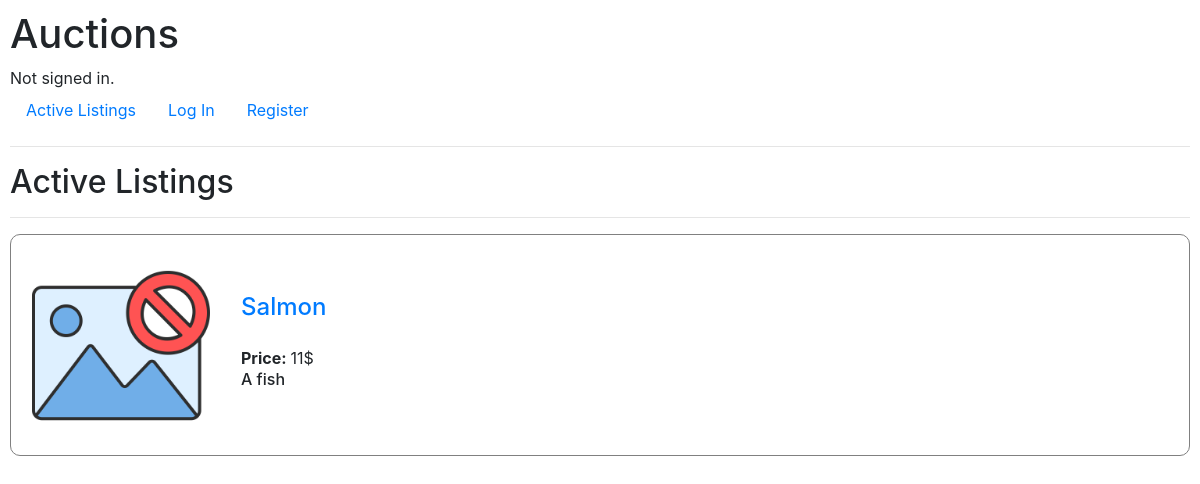
The app's page /categories/Food, older data.
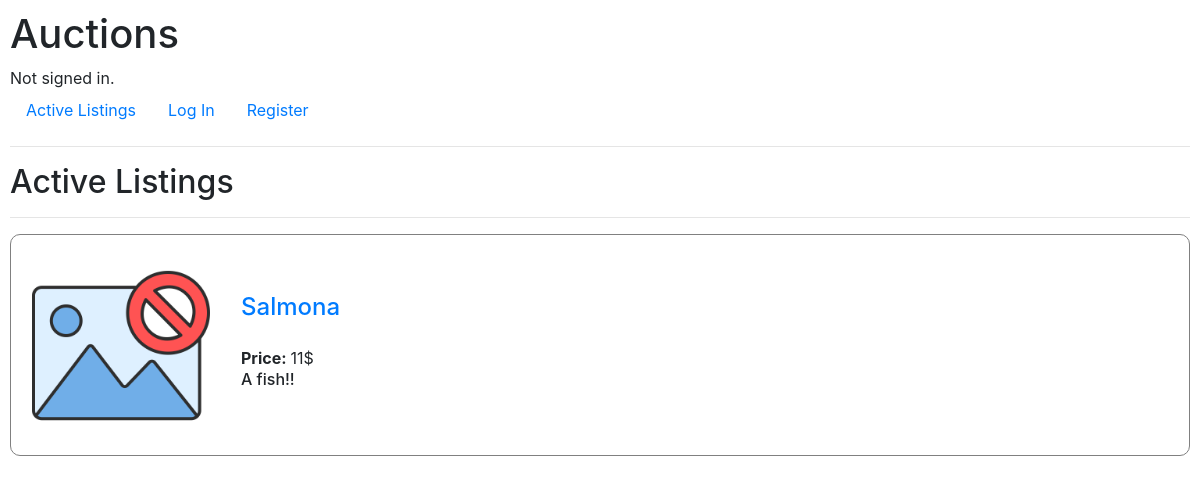
The same page, newer data.
### auctions/models.py (models this page shows)
class Listing(models.Model):
    title = models.CharField(max_length=64)
    description = models.TextField()
    starting_bid = models.PositiveIntegerField()
    image_url = models.CharField(max_length=500)
    category = models.ForeignKey(Category, on_delete=models.SET_NULL, null=True, blank=True, related_name="listings")
    creator = models.ForeignKey(User, on_delete=models.CASCADE, related_name="created_listings")
    winner = models.ForeignKey(User, on_delete=models.CASCADE, blank=True, null=True)

### auctions/views.py (the view)
# urls.py: path("categories/<str:category>", views.category, name="category_all")
def category(request, category):
    category_obj = Category.objects.filter(category=category).first()
    listings = category_obj.listings.all()
    return render(request, "auctions/in_category.html", {
        "listings": listings
    })

### auctions/templates/auctions/in_category.html
{% extends "auctions/layout.html" %}
{% block body %}
    <h2>Active Listings</h2>
    <hr>
    {% for listing in listings %}
        <div class="listing">
            <img src="{{ listing.image_url }}">
            <div class="listing-info">
                <a href="{% url 'listing' listing_id=listing.id %}"><h3>{{ listing.title }}</h3></a><br>
                <p><b>Price: </b>{{ listing.starting_bid }}$</p>
                <p><h6>{{ listing.description }}</h6></p>
            </div>
        </div>
    {% endfor %}
{% endblock %}

### auctions/templates/auctions/layout.html (shortened to what this page needs)
{% load static %}
<link href="{% static 'auctions/styles.css' %}?ver=1.1" rel="stylesheet">
<!DOCTYPE html>
<html lang="en">
    <head>
        <link rel="stylesheet" href="https://stackpath.bootstrapcdn.com/bootstrap/4.4.1/css/bootstrap.min.css">
        <link href="{% static 'auctions/styles.css' %}" rel="stylesheet">
    </head>
    <body>
        <h1>Auctions</h1>
        <div>
            {% if user.is_authenticated %}
                Signed in as <strong>{{ user.username }}</strong>.
            {% else %}
                Not signed in.
            {% endif %}
        </div>
        <ul class="nav">
            <li class="nav-item">
                <a class="nav-link" href="{% url 'index' %}">Active Listings</a>
            </li>
            {% if user.is_authenticated %}
                <li>
                    <a class="nav-link" href="{% url 'create_listing' %}">Create Listing</a>
                </li>
                <li class="nav-item">
                    <a class="nav-link" href="{% url 'categories' %}">Categories</a>
                </li>
                <li class="nav-item">
                    <a class="nav-link" href="{% url 'watchlist' %}">Watchlist</a>
                </li>
                <li class="nav-item">
                    <a class="nav-link" href="{% url 'logout' %}">Log Out</a>
                </li>
            {% else %}
                <li class="nav-item">
                    <a class="nav-link" href="{% url 'login' %}">Log In</a>
                </li>
                <li class="nav-item">
                    <a class="nav-link" href="{% url 'register' %}">Register</a>
                </li>
            {% endif %}
        </ul>
        <hr>
        {% block body %}
        {% endblock %}
    </body>
</html>

### auctions/static/auctions/styles.css (style rules this page uses)
body { padding: 10px; }
.listing { display: flex; border: 1px solid grey; border-radius: 10px; margin-bottom: 20px; padding: 10px; flex-direction: row; align-items: center; }
.listing img { width: 200px; height: 200px; object-fit: cover; margin-right: 20px; }
.listing-info { flex: 1; }
.listing h3 { margin: 0; font-size: 24px; }
.listing p { margin: 0; font-size: 16px; }

Row changes from the older to the newer data that the page shows:
changed Listing: title "Salmon" → "Salmona"; description "A fish" → "A fish!!"
